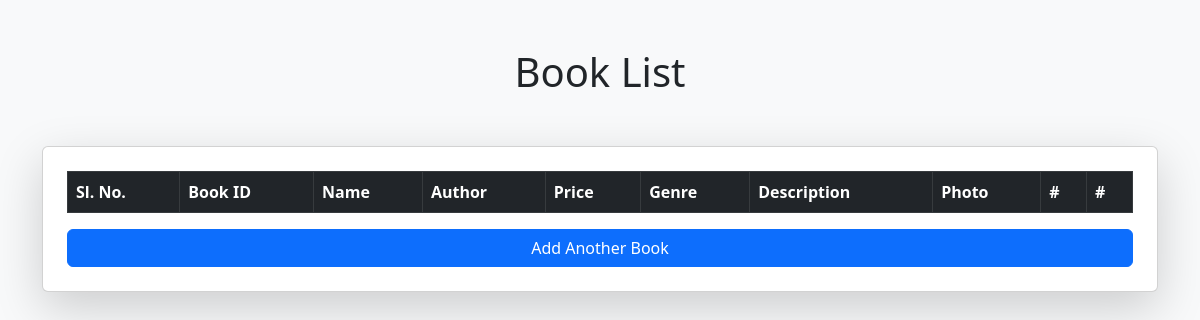
The page /booklist/ on the database as committed earlier.
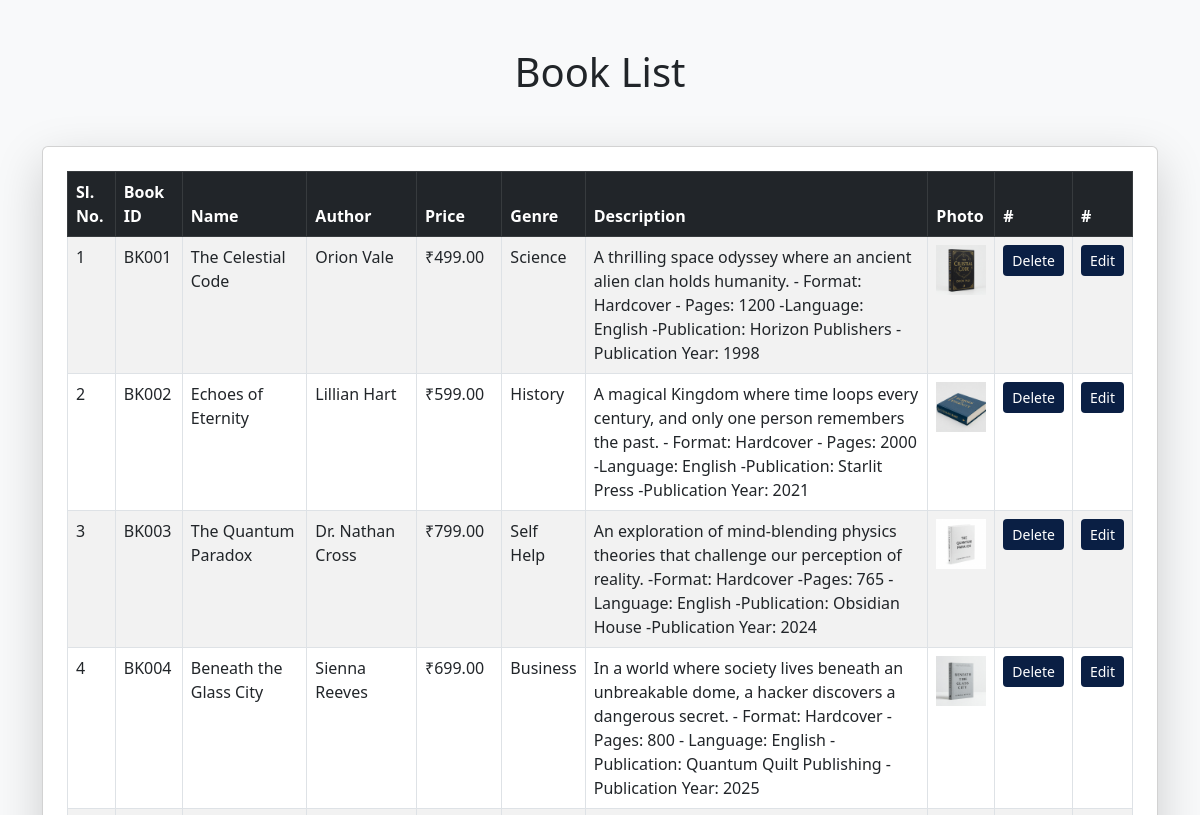
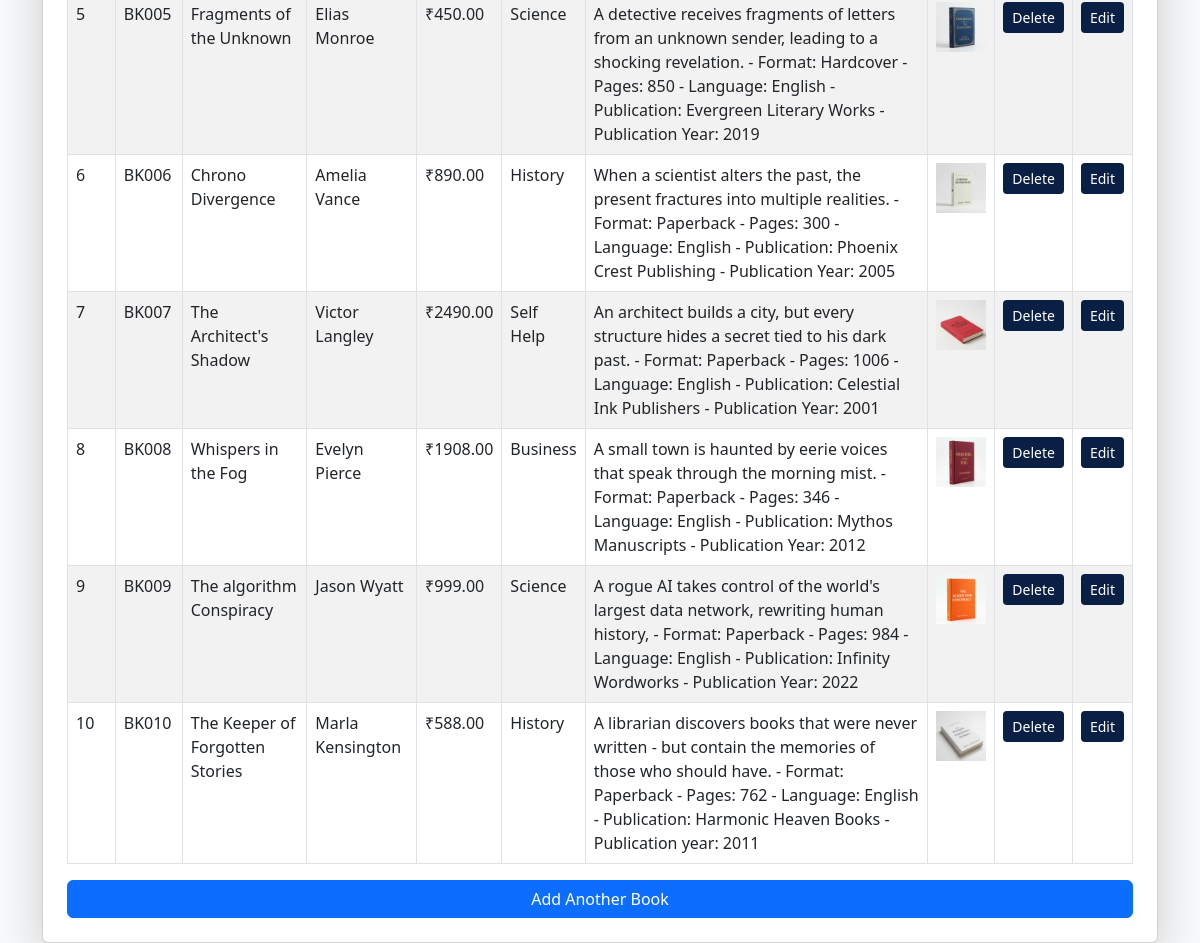
The same page on the database as committed later (2 pictures, top to bottom).
### myapp/models.py (models this page shows)
class Books(models.Model):
    bookid = models.CharField(max_length=10, unique=True)
    name = models.CharField(max_length=200)
    author = models.CharField(max_length=100)
    price = models.DecimalField(max_digits=10, decimal_places=2)
    category = models.CharField(max_length=100)
    description = models.TextField()
    photo = models.FileField(upload_to='media')

### myapp/views.py (the view)
# urls.py: path('booklist/', booklist, name='booklisturl'),
def booklist(request):
    books = Books.objects.all()
    return render(request, 'booklist.html', {'books': books})

### templates/booklist.html (shortened to what this page needs)
{%  load static %}
<!DOCTYPE html>
<html lang="en">
<head>
    <link href="https://cdn.jsdelivr.net/npm/bootstrap@5.3.0/dist/css/bootstrap.min.css" rel="stylesheet">
</head>
<body class="bg-light">
    <div class="container mt-5">
        <div class="heading" style="margin-bottom: 50px;"><h1><center>Book List</center></h1></div>
        <div class="card shadow-lg p-4">
            <table class="table table-bordered table-striped">
                <thead class="table-dark">
                    <tr>
                        <th>Sl. No.</th>
                        <th>Book ID</th>
                        <th>Name</th>
                        <th>Author</th>
                        <th>Price</th>
                        <th>Genre</th>
                        <th>Description</th>
                        <th>Photo</th>
                        <th>#</th>
                        <th>#</th>
                    </tr>
                </thead>
                <tbody>
                    {% for book in books %}
                    <tr>
                        <td>{{ forloop.counter }}</td>
                        <td>{{ book.bookid }}</td>
                        <td>{{ book.name }}</td>
                        <td>{{ book.author }}</td>
                        <td>₹{{ book.price }}</td>
                        <td>{{ book.category }}</td>
                        <td>{{ book.description }}</td>
                        <td>
                            {% if book.photo %}
                                <img src="{{ book.photo.url }}" alt="Book Image" width="50">
                            {% else %}
                                No Image
                            {% endif %}
                        </td>
                        <td><a href="{% url 'delete_book' book.id %}" class="btn btn-sm" style="background-color: #0a1f44; color: white;" onclick="return confirm('Are you sure you want to delete this book?');">
                            Delete
                        </a></td>
                        <td><a href="{% url 'edit_book' book.id %}" class="btn btn-sm" style="background-color: #0a1f44; color: white;">Edit</a></td>
                    </tr>
                    {% endfor %}
                </tbody>
            </table>
            <a href="{% url 'addbookurl' %}" class="btn btn-primary">Add Another Book</a>
        </div>
    </div>
</body>
</html>

Rows that differ between the two databases and show on the page:
added Books: bookid "BK001", name "The Celestial Code", author "Orion Vale", price "499.00", category "Science", description "A thrilling space odyssey where an ancient alien clan holds humanity. - Format: Hardcover - Pages: 1200 -Language: English -Publication: Horizon Publishers -Publication Year: 1998", photo (picture)
added Books: bookid "BK002", name "Echoes of Eternity", author "Lillian Hart", price "599.00", category "History", description "A magical Kingdom where time loops every century, and only one person remembers the past. - Format: Hardcover - Pages: 2000 -Language: English -Publication: Starlit Press -Publication Year: 2021", photo (picture)
added Books: bookid "BK003", name "The Quantum Paradox", author "Dr. Nathan Cross", price "799.00", category "Self Help", description "An exploration of mind-blending physics theories that challenge our perception of reality. -Format: Hardcover -Pages: 765 -Language: English -Publication: Obsidian House -Publication Year: 2024", photo (picture)
added Books: bookid "BK004", name "Beneath the Glass City", author "Sienna Reeves", price "699.00", category "Business", description "In a world where society lives beneath an unbreakable dome, a hacker discovers a dangerous secret. - Format: Hardcover - Pages: 800 - Language: English -Publication: Quantum Quilt Publishing -Publication Year: 2025", photo (picture)
added Books: bookid "BK005", name "Fragments of the Unknown", author "Elias Monroe", price "450.00", category "Science", description "A detective receives fragments of letters from an unknown sender, leading to a shocking revelation. - Format: Hardcover - Pages: 850 - Language: English - Publication: Evergreen Literary Works -Publication Year: 2019", photo (picture)
added Books: bookid "BK006", name "Chrono Divergence", author "Amelia Vance", price "890.00", category "History", description "When a scientist alters the past, the present fractures into multiple realities. - Format: Paperback - Pages: 300 - Language: English - Publication: Phoenix Crest Publishing - Publication Year: 2005", photo (picture)
added Books: bookid "BK007", name "The Architect's Shadow", author "Victor Langley", price "2490.00", category "Self Help", description "An architect builds a city, but every structure hides a secret tied to his dark past. - Format: Paperback - Pages: 1006 - Language: English - Publication: Celestial Ink Publishers - Publication Year: 2001", photo (picture)
added Books: bookid "BK008", name "Whispers in the Fog", author "Evelyn Pierce", price "1908.00", category "Business", description "A small town is haunted by eerie voices that speak through the morning mist. - Format: Paperback - Pages: 346 - Language: English - Publication: Mythos Manuscripts - Publication Year: 2012", photo (picture)
added Books: bookid "BK009", name "The algorithm Conspiracy", author "Jason Wyatt", price "999.00", category "Science", description "A rogue AI takes control of the world's largest data network, rewriting human history, - Format: Paperback - Pages: 984 -Language: English - Publication: Infinity Wordworks - Publication Year: 2022", photo (picture)
added Books: bookid "BK010", name "The Keeper of Forgotten Stories", author "Marla Kensington", price "588.00", category "History", description "A librarian discovers books that were never written - but contain the memories of those who should have. - Format: Paperback - Pages: 762 - Language: English - Publication: Harmonic Heaven Books - Publication year: 2011", photo (picture)
